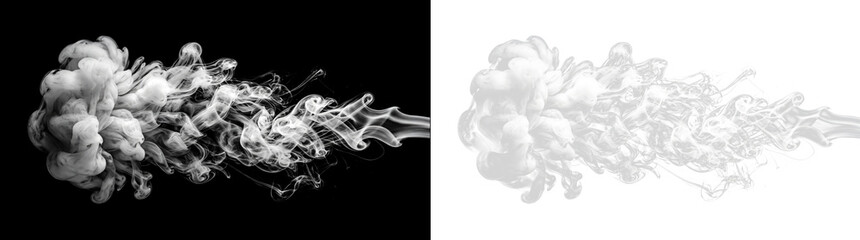
#> input picture apps/bfly/tools/vfx.jpg, 860 x 240 px
$ python bake_smoke_texture.py
#> lines starting #> are read from the running program, lines starting #| are printed output that depends on the picture
#!/usr/bin/env python3
"""Bake either bfly smoke source into tightly packed R8 rows."""

import argparse
from pathlib import Path

from PIL import Image, ImageChops


def main() -> None:
    parser = argparse.ArgumentParser(description=__doc__)
    parser.add_argument("--cloud-source", type=Path, help="Bake the RGBA smoke cloud instead of vfx.jpg")
    args = parser.parse_args()
    app = Path(__file__).resolve().parents[1]
    output = app / "shaders/trueos"

    if args.cloud_source is not None:
        with Image.open(args.cloud_source) as source:
            if source.size != (1254, 1254) or source.mode != "RGBA":
                raise ValueError("Expected the 1254×1254 RGBA smoke cloud")
            # Center the 1024×1024 crop on the visible cloud with a transparent margin.
            cloud = source.crop((116, 112, 1140, 1136))
            density = ImageChops.multiply(cloud.convert("L"), cloud.getchannel("A"))
        texture = density.resize((512, 512), Image.Resampling.LANCZOS)
        (output / "bfly-cloud.r8").write_bytes(texture.tobytes())
        return

    with Image.open(app / "tools/vfx.jpg") as source:
#> source is the input picture: PIL image 860x240 RGB; mean R, G, B 144.9, 145, 144.9
        if source.size != (860, 240):
            raise ValueError("Expected the 860×240 side-by-side smoke source")
        dark_half = source.crop((0, 0, 430, 240)).convert("L")
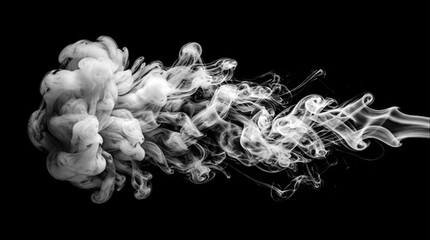
#> dark_half: PIL image 430x240 L; min 0, max 255, mean 44.5

    # The rotation puts the thin end above the dense plume in top-down rows.
    portrait = dark_half.transpose(Image.Transpose.ROTATE_90)
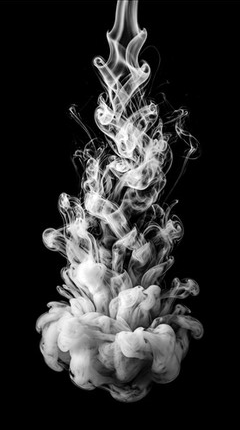
#> portrait: PIL image 240x430 L; min 0, max 255, mean 44.5
    # Keep the center strip, including the soft sides of the plume. The crop
    # also clears the JPEG's center seam and matches the output aspect ratio.
    center_strip = portrait.crop((20, 20, 220, 420))
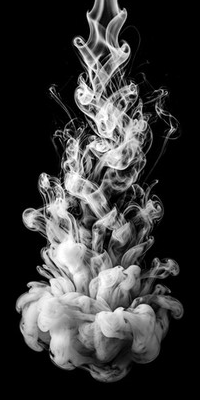
#> center_strip: PIL image 200x400 L; min 0, max 255, mean 56.7
    texture = center_strip.resize((64, 128), Image.Resampling.LANCZOS)
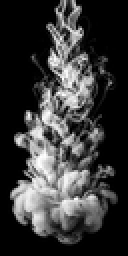
#> texture: PIL image 64x128 L (shown 2 times larger); min 0, max 255, mean 56.9
    (output / "bfly-smoke.r8").write_bytes(texture.tobytes())


if __name__ == "__main__":
    main()
